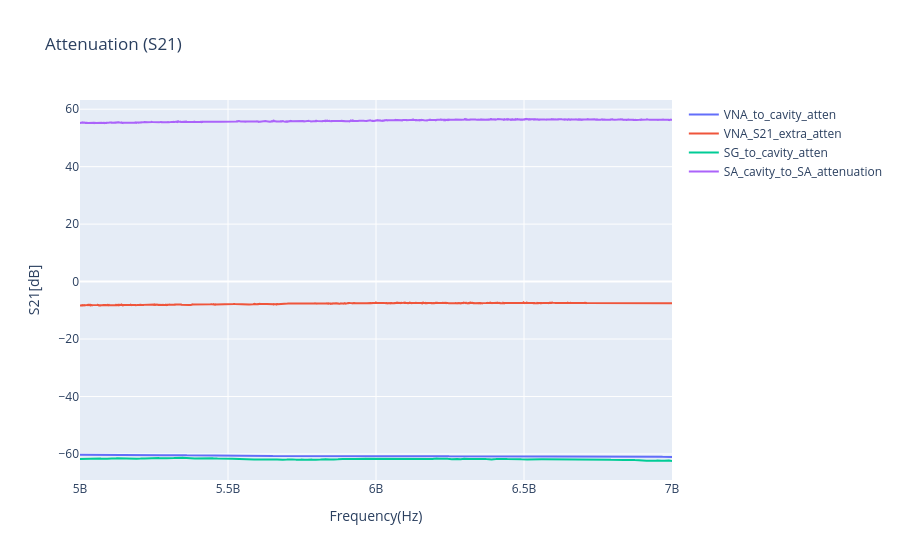

The notebook cell this image was saved under:
### Markdown cell above
## Attenuation Plots

### Code cell
fig_plotly_atten.add_trace(go.Scatter(x=VNA_to_cavity_atten.frequencies, y=VNA_to_cavity_atten.magnitude, mode='lines',
                            name=f"VNA_to_cavity_atten",
                            ))
fig_plotly_atten.add_trace(go.Scatter(x=VNA_S21_extra_atten.frequencies, y=VNA_S21_extra_atten.magnitude, mode='lines',
                            name=f"VNA_S21_extra_atten",
                            ))
fig_plotly_atten.add_trace(go.Scatter(x=SG_to_cavity_atten.frequencies, y=SG_to_cavity_atten.magnitude, mode='lines',
                            name=f"SG_to_cavity_atten",
                            ))
fig_plotly_atten.add_trace(go.Scatter(x=SA_cavity_to_SA_attenuation.frequencies, y=SA_cavity_to_SA_attenuation.magnitude, mode='lines',
                            name=f"SA_cavity_to_SA_attenuation",
                            ))

### Figure 1 — Plotly figure (JSON) as saved in the notebook; plotly's stock layout.template omitted (floating-point values rounded to 4 significant figures; data arrays with more than 128 entries replaced by an {"elided": "..."} marker saying what was removed)
{"data": [{"mode": "lines", "name": "VNA_to_cavity_atten", "type": "scatter", "x": {"elided": "10001 int values"}, "y": {"elided": "10001 float values"}}, {"mode": "lines", "name": "VNA_S21_extra_atten", "type": "scatter", "x": {"elided": "10001 int values"}, "y": {"elided": "10001 float values"}}, {"mode": "lines", "name": "SG_to_cavity_atten", "type": "scatter", "x": {"elided": "10001 int values"}, "y": {"elided": "10001 float values"}}, {"mode": "lines", "name": "SA_cavity_to_SA_attenuation", "type": "scatter", "x": {"elided": "10001 int values"}, "y": {"elided": "10001 float values"}}], "layout": {"showlegend": true, "title": {"text": "Attenuation (S21)"}, "xaxis": {"title": {"text": "Frequency(Hz)"}}, "yaxis": {"title": {"text": "S21[dB]"}}}}
